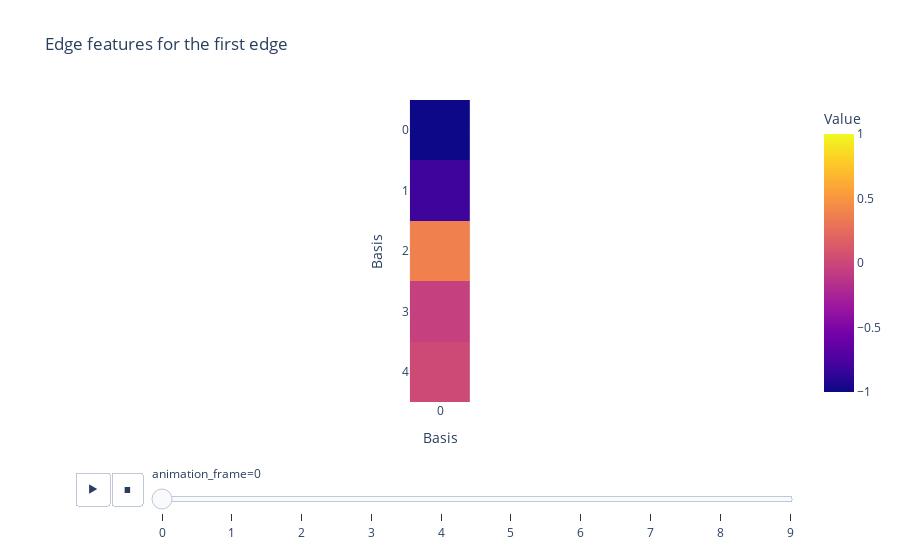

Source (notebook cell):
### Code cell
# Plot one of the edge features
edge_features_idx = 0
edge_features_view = [ edge_features[i][edge_features_idx] for i in range(len(edge_features)) ]
edge_features_view = np.array(edge_features_view)
fig = px.imshow(
    edge_features_view[:,0,...], animation_frame=0, labels=dict(x="Basis", y="Basis", color="Value"),
    title="Edge features for the first edge", range_color=[-1, 1]
)
# Set only integer ticks on the x and y axes
fig.update_xaxes(tickmode='linear')
fig.update_yaxes(tickmode='linear')
fig.show()

### Figure 1 — Plotly figure (JSON) as saved in the notebook; plotly's stock layout.template omitted (floating-point values rounded to 4 significant figures)
{"data": [{"coloraxis": "coloraxis", "hovertemplate": "Basis: %{x}<br>Basis: %{y}<br>Value: %{z}<extra></extra>", "name": "0", "type": "heatmap", "xaxis": "x", "yaxis": "y", "z": [[-1.088], [-0.8053], [0.375], [-0.04869], [0.01943]]}], "layout": {"coloraxis": {"cmax": 1, "cmin": -1, "colorbar": {"title": {"text": "Value"}}, "colorscale": [[0, "#0d0887"], [0.1111, "#46039f"], [0.2222, "#7201a8"], [0.3333, "#9c179e"], [0.4444, "#bd3786"], [0.5556, "#d8576b"], [0.6667, "#ed7953"], [0.7778, "#fb9f3a"], [0.8889, "#fdca26"], [1, "#f0f921"]]}, "sliders": [{"active": 0, "currentvalue": {"prefix": "animation_frame="}, "len": 0.9, "pad": {"b": 10, "t": 60}, "steps": [{"args": [["0"], {"frame": {"duration": 0, "redraw": true}, "fromcurrent": true, "mode": "immediate", "transition": {"duration": 0, "easing": "linear"}}], "label": "0", "method": "animate"}, {"args": [["1"], {"frame": {"duration": 0, "redraw": true}, "fromcurrent": true, "mode": "immediate", "transition": {"duration": 0, "easing": "linear"}}], "label": "1", "method": "animate"}, {"args": [["2"], {"frame": {"duration": 0, "redraw": true}, "fromcurrent": true, "mode": "immediate", "transition": {"duration": 0, "easing": "linear"}}], "label": "2", "method": "animate"}, {"args": [["3"], {"frame": {"duration": 0, "redraw": true}, "fromcurrent": true, "mode": "immediate", "transition": {"duration": 0, "easing": "linear"}}], "label": "3", "method": "animate"}, {"args": [["4"], {"frame": {"duration": 0, "redraw": true}, "fromcurrent": true, "mode": "immediate", "transition": {"duration": 0, "easing": "linear"}}], "label": "4", "method": "animate"}, {"args": [["5"], {"frame": {"duration": 0, "redraw": true}, "fromcurrent": true, "mode": "immediate", "transition": {"duration": 0, "easing": "linear"}}], "label": "5", "method": "animate"}, {"args": [["6"], {"frame": {"duration": 0, "redraw": true}, "fromcurrent": true, "mode": "immediate", "transition": {"duration": 0, "easing": "linear"}}], "label": "6", "method": "animate"}, {"args": [["7"], {"frame": {"duration": 0, "redraw": true}, "fromcurrent": true, "mode": "immediate", "transition": {"duration": 0, "easing": "linear"}}], "label": "7", "method": "animate"}, {"args": [["8"], {"frame": {"duration": 0, "redraw": true}, "fromcurrent": true, "mode": "immediate", "transition": {"duration": 0, "easing": "linear"}}], "label": "8", "method": "animate"}, {"args": [["9"], {"frame": {"duration": 0, "redraw": true}, "fromcurrent": true, "mode": "immediate", "transition": {"duration": 0, "easing": "linear"}}], "label": "9", "method": "animate"}], "x": 0.1, "xanchor": "left", "y": 0, "yanchor": "top"}], "title": {"text": "Edge features for the first edge"}, "updatemenus": [{"buttons": [{"args": [null, {"frame": {"duration": 500, "redraw": true}, "fromcurrent": true, "mode": "immediate", "transition": {"duration": 500, "easing": "linear"}}], "label": "&#9654;", "method": "animate"}, {"args": [[null], {"frame": {"duration": 0, "redraw": true}, "fromcurrent": true, "mode": "immediate", "transition": {"duration": 0, "easing": "linear"}}], "label": "&#9724;", "method": "animate"}], "direction": "left", "pad": {"r": 10, "t": 70}, "showactive": false, "type": "buttons", "x": 0.1, "xanchor": "right", "y": 0, "yanchor": "top"}], "xaxis": {"anchor": "y", "constrain": "domain", "domain": [0, 1], "scaleanchor": "y", "tickmode": "linear", "title": {"text": "Basis"}}, "yaxis": {"anchor": "x", "autorange": "reversed", "constrain": "domain", "domain": [0, 1], "tickmode": "linear", "title": {"text": "Basis"}}}}
